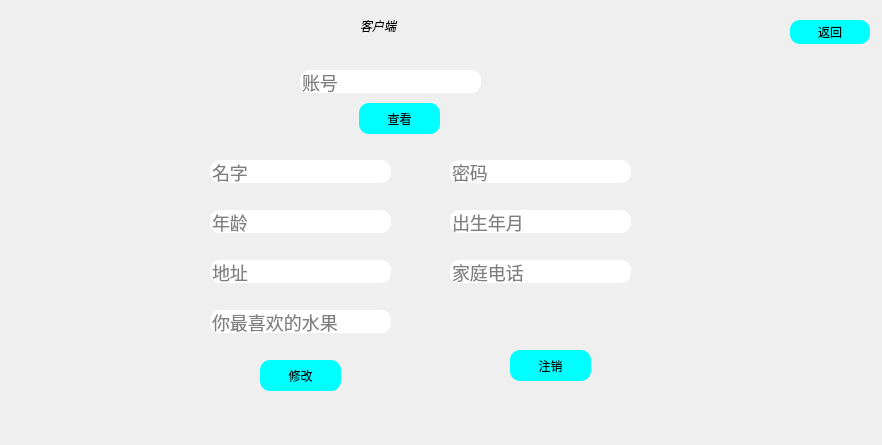
<?xml version="1.0" encoding="UTF-8"?>
<ui version="4.0">
 <class>userInterface</class>
 <widget class="QDialog" name="userInterface">
  <property name="geometry">
   <rect>
    <x>0</x>
    <y>0</y>
    <width>882</width>
    <height>445</height>
   </rect>
  </property>
  <property name="windowTitle">
   <string>Dialog</string>
  </property>
  <property name="styleSheet">
   <string notr="true"/>
  </property>
  <widget class="QPushButton" name="btn_modify">
   <property name="geometry">
    <rect>
     <x>260</x>
     <y>360</y>
     <width>81</width>
     <height>31</height>
    </rect>
   </property>
   <property name="styleSheet">
    <string notr="true">background:#00FFFF;
	border-style:outset;
	border-radius:10px;</string>
   </property>
   <property name="text">
    <string>修改</string>
   </property>
  </widget>
  <widget class="QPushButton" name="btn_return">
   <property name="geometry">
    <rect>
     <x>790</x>
     <y>20</y>
     <width>80</width>
     <height>24</height>
    </rect>
   </property>
   <property name="styleSheet">
    <string notr="true">background:#00FFFF;
	border-style:outset;
	border-radius:10px;</string>
   </property>
   <property name="text">
    <string>返回</string>
   </property>
  </widget>
  <widget class="QLabel" name="label_3">
   <property name="geometry">
    <rect>
     <x>360</x>
     <y>10</y>
     <width>101</width>
     <height>31</height>
    </rect>
   </property>
   <property name="styleSheet">
    <string notr="true">font: 700 16pt &quot;Microsoft YaHei UI&quot;;
background:rgba(85,170,225,0);
	font-style: italic bold;
	font size:14px;</string>
   </property>
   <property name="text">
    <string>客户端</string>
   </property>
  </widget>
  <widget class="QPushButton" name="btn_look">
   <property name="geometry">
    <rect>
     <x>359</x>
     <y>103</y>
     <width>81</width>
     <height>31</height>
    </rect>
   </property>
   <property name="styleSheet">
    <string notr="true">background:#00FFFF;
	border-style:outset;
	border-radius:10px;</string>
   </property>
   <property name="text">
    <string>查看</string>
   </property>
  </widget>
  <widget class="QPushButton" name="btn_del">
   <property name="geometry">
    <rect>
     <x>510</x>
     <y>350</y>
     <width>81</width>
     <height>31</height>
    </rect>
   </property>
   <property name="styleSheet">
    <string notr="true">background:#00FFFF;
	border-style:outset;
	border-radius:10px;</string>
   </property>
   <property name="text">
    <string>注销</string>
   </property>
  </widget>
  <widget class="QLineEdit" name="lineEdit_account">
   <property name="geometry">
    <rect>
     <x>300</x>
     <y>70</y>
     <width>181</width>
     <height>23</height>
    </rect>
   </property>
   <property name="styleSheet">
    <string notr="true">color: #000000;
background-color: rgb(255, 255, 255);
	font-size:18px;
	border-style:outset;
	border-radius:10px;</string>
   </property>
   <property name="placeholderText">
    <string>账号</string>
   </property>
  </widget>
  <widget class="QLineEdit" name="lineEdit_password">
   <property name="geometry">
    <rect>
     <x>450</x>
     <y>160</y>
     <width>181</width>
     <height>23</height>
    </rect>
   </property>
   <property name="styleSheet">
    <string notr="true">color: #000000;
background-color: rgb(255, 255, 255);
	font-size:18px;
	border-style:outset;
	border-radius:10px;</string>
   </property>
   <property name="placeholderText">
    <string>密码</string>
   </property>
  </widget>
  <widget class="QLineEdit" name="lineEdit_name">
   <property name="geometry">
    <rect>
     <x>210</x>
     <y>160</y>
     <width>181</width>
     <height>23</height>
    </rect>
   </property>
   <property name="styleSheet">
    <string notr="true">color: #000000;
background-color: rgb(255, 255, 255);
	font-size:18px;
	border-style:outset;
	border-radius:10px;</string>
   </property>
   <property name="placeholderText">
    <string>名字</string>
   </property>
  </widget>
  <widget class="QLineEdit" name="lineEdit_age">
   <property name="geometry">
    <rect>
     <x>210</x>
     <y>210</y>
     <width>181</width>
     <height>23</height>
    </rect>
   </property>
   <property name="styleSheet">
    <string notr="true">color: #000000;
background-color: rgb(255, 255, 255);
	font-size:18px;
	border-style:outset;
	border-radius:10px;</string>
   </property>
   <property name="placeholderText">
    <string>年龄</string>
   </property>
  </widget>
  <widget class="QLineEdit" name="lineEdit_birth">
   <property name="geometry">
    <rect>
     <x>450</x>
     <y>210</y>
     <width>181</width>
     <height>23</height>
    </rect>
   </property>
   <property name="styleSheet">
    <string notr="true">color: #000000;
background-color: rgb(255, 255, 255);
	font-size:18px;
	border-style:outset;
	border-radius:10px;</string>
   </property>
   <property name="placeholderText">
    <string>出生年月</string>
   </property>
  </widget>
  <widget class="QLineEdit" name="lineEdit_telphone">
   <property name="geometry">
    <rect>
     <x>450</x>
     <y>260</y>
     <width>181</width>
     <height>23</height>
    </rect>
   </property>
   <property name="styleSheet">
    <string notr="true">color: #000000;
background-color: rgb(255, 255, 255);
	font-size:18px;
	border-style:outset;
	border-radius:10px;</string>
   </property>
   <property name="placeholderText">
    <string>家庭电话</string>
   </property>
  </widget>
  <widget class="QLineEdit" name="lineEdit_address">
   <property name="geometry">
    <rect>
     <x>210</x>
     <y>260</y>
     <width>181</width>
     <height>23</height>
    </rect>
   </property>
   <property name="styleSheet">
    <string notr="true">color: #000000;
background-color: rgb(255, 255, 255);
	font-size:18px;
	border-style:outset;
	border-radius:10px;</string>
   </property>
   <property name="placeholderText">
    <string>地址</string>
   </property>
  </widget>
  <widget class="QLineEdit" name="lineEdit_question">
   <property name="geometry">
    <rect>
     <x>210</x>
     <y>310</y>
     <width>181</width>
     <height>23</height>
    </rect>
   </property>
   <property name="styleSheet">
    <string notr="true">color: #000000;
background-color: rgb(255, 255, 255);
	font-size:18px;
	border-style:outset;
	border-radius:10px;</string>
   </property>
   <property name="placeholderText">
    <string>你最喜欢的水果</string>
   </property>
  </widget>
 </widget>
 <resources/>
 <connections/>
</ui>
